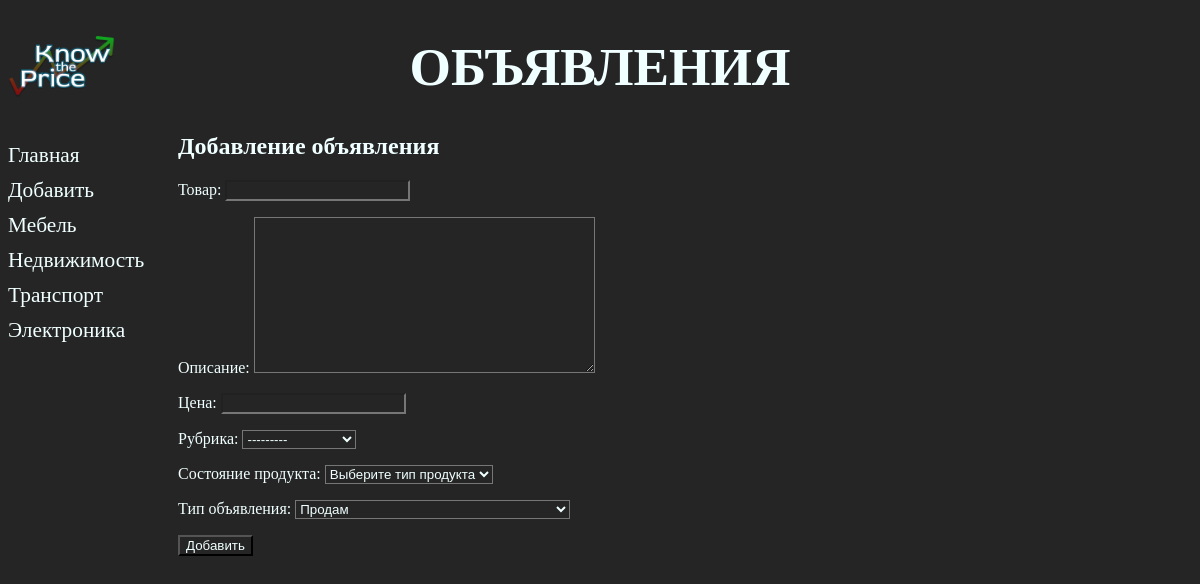
Before: /bboard/add/ with the older database file.
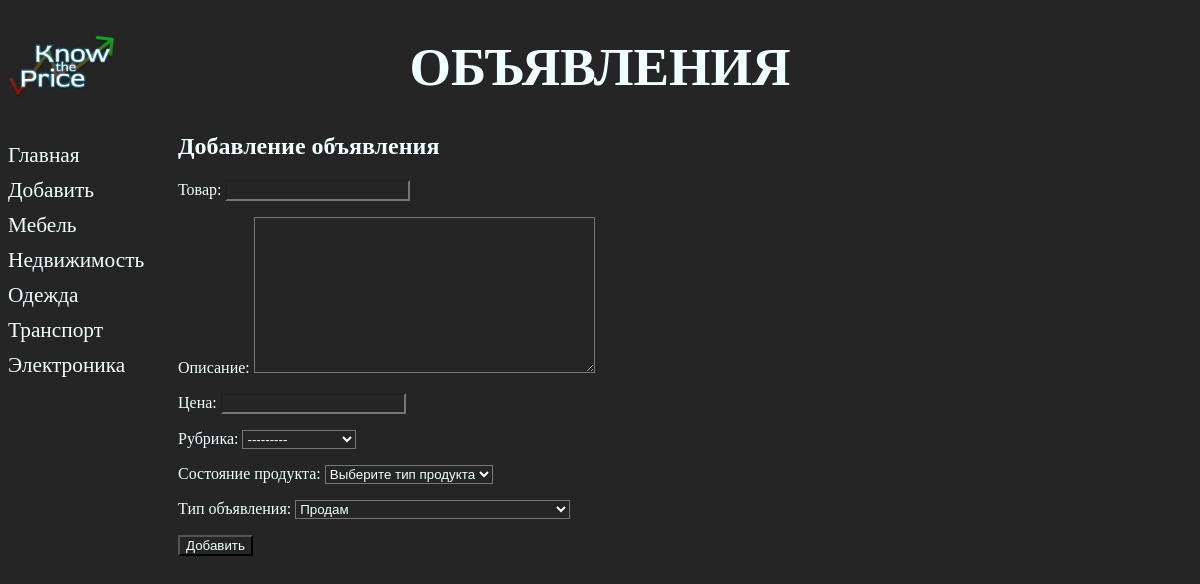
After: the same page with the newer database file.
### bboard/models.py (models this page shows)
class Rubric(models.Model):
    name = models.CharField(max_length=20, db_index=True, verbose_name='Название')
    def __str__(self):
        return self.name
    class Meta:
        verbose_name_plural = 'Рубрики'
        verbose_name = 'Рубрика'
        ordering = ['name']

### bboard/views.py (the view)
# urls.py: path('add/', BbCreateView.as_view(), name='add'),
class BbCreateView(CreateView):
    model = Bb
    template_name = "bboard/create.html"  # Файл-шаблон, создающий форму
    form_class = BbForm  # Ссылка на класс формы, связанной с моделью
    success_url = reverse_lazy('index') # Перенаправления после успешного сохранения
    def get_context_data(self, **kwargs):
        context = super().get_context_data(**kwargs)
        context["rubrics"] = Rubric.objects.all()
        return context

### bboard/forms.py
class BbForm(ModelForm):
    class Meta:
        model = Bb
        fields = ("title","content", "price", "rubric", "types_of_product", "kind")

### bboard/templates/bboard/create.html (shortened to what this page needs)
{% extends 'layout/basic.html' %}
{% block content %}
<div>
  <h1>Добавление объявления</h1>
  <form method="post">
    {{ form.as_p }}
    <input type="submit" value="Добавить">
  </form>
</div>
{% endblock content %}

### bboard/templates/layout/basic.html (shortened to what this page needs)
{% load static %}
<!DOCTYPE html>
<html lang="en">
<head>
    <link rel="stylesheet" type="text/css"
    href="{% static 'bboard/style.css' %}">
</head>
<body>
    <header>
        <h1>Объявления</h1>
    </header>
    <nav>
        <a href="{% url 'index' %}">Главная</a>
        <a href="{% url 'add' %}">Добавить</a>
        {% for rubric in rubrics %}
        <a href="{% url 'by_rubric' rubric.pk %}">{{ rubric.name }}</a>
        {% endfor %}
    </nav>
    <section>
        {% block content %}
        {% endblock content %}
    </section>
</body>
</html>

Changed rows visible on the page:
added Rubric: name "Одежда"
